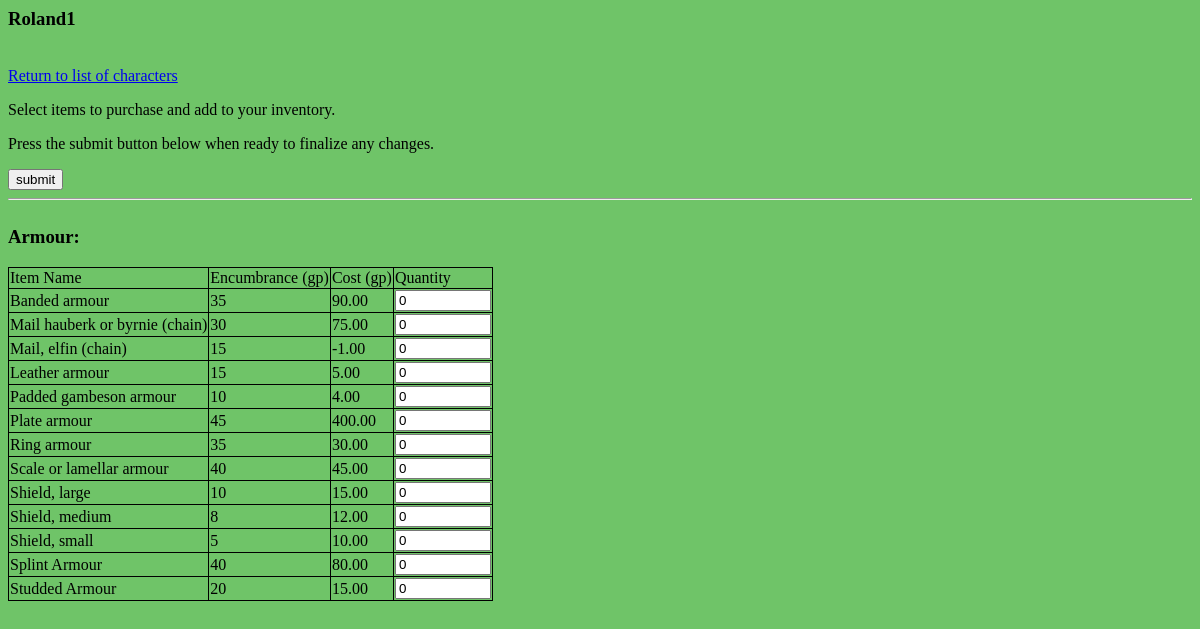
/osric_character_tools/selectequipment.php?CharacterId=45, run on the app's committed database.
### tables this page shows
CREATE TABLE IF NOT EXISTS `characters` (
  `CharacterName` varchar(255) NOT NULL,
  `CharacterGender` int(11) NOT NULL,
  `CharacterAge` float NOT NULL,
  `CharacterHeight` float NOT NULL,
  `CharacterWeight` float NOT NULL,
  `CharacterId` bigint(20) unsigned NOT NULL AUTO_INCREMENT,
  `CharacterAlignment` int(11) NOT NULL,
  `RaceId` bigint(20) NOT NULL,
  PRIMARY KEY (`CharacterId`)
);

CREATE TABLE IF NOT EXISTS `items` (
  `ItemName` varchar(64) DEFAULT NULL,
  `ItemEncumbrance` float NOT NULL,
  `ItemCost` decimal(10,2) NOT NULL,
  `ItemId` bigint(20) unsigned NOT NULL AUTO_INCREMENT,
  `ItemType` int(11) NOT NULL,
  UNIQUE KEY `ItemId` (`ItemId`)
);

### osric_character_tools/inc/OsricDb.php (called while the page is built, shortened)
<?php
class OsricDb
{
	protected $cxn;
	public function doInit($aHost,$aUser,$aPasswd)
	{
		$aDbname = "osric_db";
		$this->cxn = mysqli_connect($aHost,$aUser,$aPasswd,$aDbname) or die("Couldn't connect to server");
	}
	public function getCharacter($characterId)
	{
		if($characterId == -1)
		{
			$row['CharacterName'] = "Dummy";
			$row['CharacterGender'] = "1";
			$row['CharacterAge'] = "42";
			$row['CharacterHeight'] = "65";
		}
		else
		{
			$query = sprintf("SELECT * FROM characters WHERE CharacterId='%s'",$characterId);
			$result = mysqli_query($this->cxn,$query) or die("Couldn't execute query.");
			$row = mysqli_fetch_assoc($result);
		}
		return $row;
	}
	public function getItemsByItemType($itemType)
	{
		$query = sprintf("SELECT * FROM items WHERE ItemType = '%s'",$itemType);
		$result = mysqli_query($this->cxn,$query) or die("Couldn't execute query: ".$query);
		for($result_set = array();$row = mysqli_fetch_assoc($result);$result_set[]=$row);
		return $result_set;
	}
}
?>

### osric_character_tools/inc/OsricHtmlHelper.php (the view, shortened to what this page needs)
<?php
class OsricHtmlHelper
{
	public static function makeHtmlTableItemsToPurchase($items, $tableId, $offset)
	{
		$num_rows = count($items);
		echo "<table id='{$tableId}'>\n";
		echo "<tr><td>Item Name</td><td>Encumbrance (gp)</td><td>Cost (gp)</td><td>Quantity</td></tr>\n";
		for($i=0;$i<$num_rows;$i++)
		{
			$row = $items[$i];
			$index = $offset + $i;
			echo "<tr>";
			echo "<td>{$row['ItemName']}</td>";
			echo "<td>{$row['ItemEncumbrance']}</td>";
			echo "<td>{$row['ItemCost']}</td>";
			echo "<td><input type='number' min='0' max='9999999' name='item[{$index}][quantity]' value='0'></input></td>";
			echo "</tr>\n";
		}
		echo "</table>\n";
	}
}
?>

### osric_character_tools/selectequipment.php (shortened to what this page needs)
<?php
require_once(dirname(__FILE__)."/inc/OsricHtmlHelper.php");
require_once(dirname(__FILE__)."/inc/OsricDb.php");
$characterId = $_REQUEST['CharacterId'];
$myOsricDb = new OsricDb();
$myOsricDb->doInit($host,$user,$passwd);
$character = $myOsricDb->getCharacter($characterId);
$characterName = $character['CharacterName'];
?>
<html>
<link rel="stylesheet" type="text/css" href="./css/class.css" />
<body>
<form action="confirmPurchase.php" method="POST">
<?php
echo "<h3>{$characterName}</h3>\n";
echo "<br/>";
echo "<a href='characters.php'>Return to list of characters</a>\n";
echo "<p>Select items to purchase and add to your inventory.</p>";
echo "<p>Press the submit button below when ready to finalize any changes.</p>";
echo "<input type='submit' value='submit'>";
echo "<hr/>\n";
echo "<div id='PurchaseableInventoryContent' class='clsScrollable'>\n";
echo "<h3>Armour:</h3>\n";
$postArrayIndexOffset = 0;
$items = $myOsricDb->getItemsByItemType(1);
OsricHtmlHelper::makeHtmlTableItemsToPurchase($items, "osric_items_to_purchase_armour", $postArrayIndexOffset);
echo "</div>";
?>
</form>
</body>
</html>

### osric_character_tools/css/class.css (style rules this page uses)
body { background-color: #6FC468; }
table { border: 1px solid black; border-collapse: collapse; }
td { border-right: 1px solid black; border-bottom: 1px solid black; }
.clsScrollable { overflow:scroll; height: 400px; }

### data on the page
characters: CharacterName "Roland1"
items: ItemName "Banded armour", ItemEncumbrance "35", ItemCost "90.00", value "0"
items: ItemName "Mail hauberk or byrnie (chain)", ItemEncumbrance "30", ItemCost "75.00"
items: ItemName "Mail, elfin (chain)", ItemEncumbrance "15", ItemCost "-1.00"
items: ItemName "Leather armour", ItemEncumbrance "15", ItemCost "5.00"
items: ItemName "Padded gambeson armour", ItemEncumbrance "10", ItemCost "4.00"
items: ItemName "Plate armour", ItemEncumbrance "45", ItemCost "400.00"
items: ItemName "Ring armour", ItemEncumbrance "35", ItemCost "30.00"
items: ItemName "Scale or lamellar armour", ItemEncumbrance "40", ItemCost "45.00"
items: ItemName "Shield, large", ItemEncumbrance "10", ItemCost "15.00"
items: ItemName "Shield, medium", ItemEncumbrance "8", ItemCost "12.00"
items: ItemName "Shield, small", ItemEncumbrance "5", ItemCost "10.00"
items: ItemName "Splint Armour", ItemEncumbrance "40", ItemCost "80.00"
items: ItemName "Studded Armour", ItemEncumbrance "20", ItemCost "15.00"
